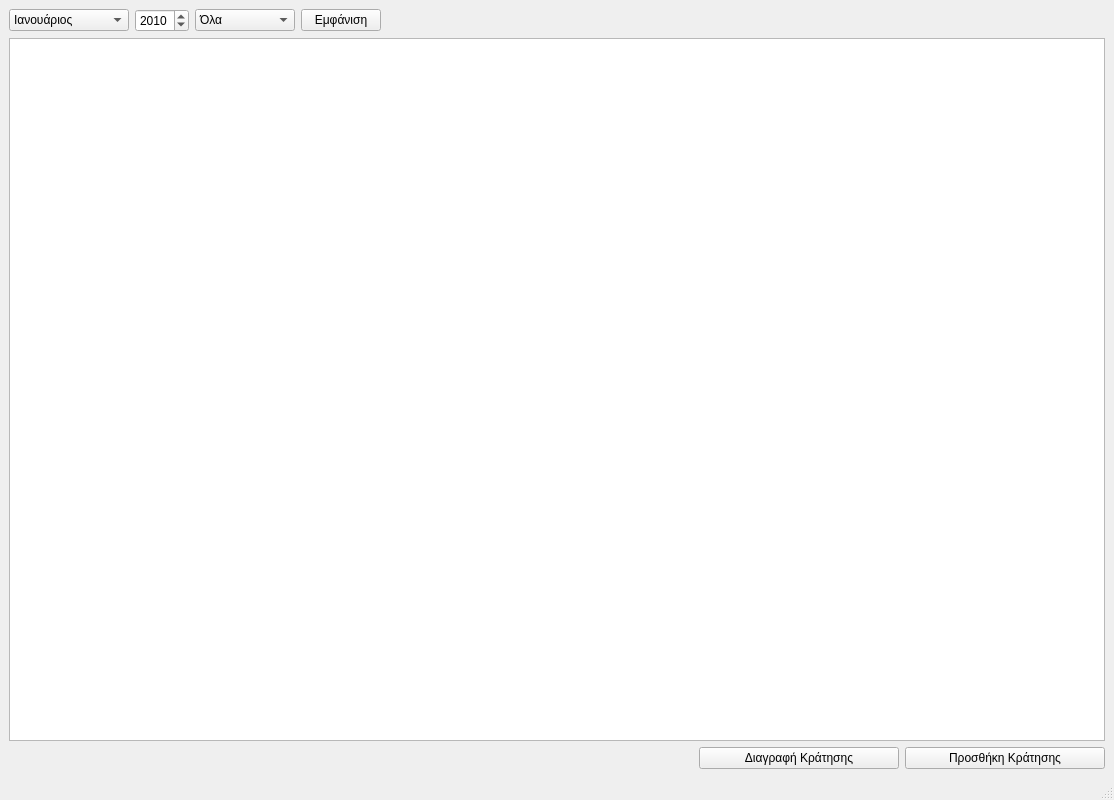
<?xml version="1.0" encoding="UTF-8"?>
<ui version="4.0">
 <class>MainWindow</class>
 <widget class="QMainWindow" name="MainWindow">
  <property name="windowModality">
   <enum>Qt::NonModal</enum>
  </property>
  <property name="geometry">
   <rect>
    <x>0</x>
    <y>0</y>
    <width>1114</width>
    <height>800</height>
   </rect>
  </property>
  <property name="sizePolicy">
   <sizepolicy hsizetype="Preferred" vsizetype="Preferred">
    <horstretch>0</horstretch>
    <verstretch>0</verstretch>
   </sizepolicy>
  </property>
  <property name="cursor">
   <cursorShape>ArrowCursor</cursorShape>
  </property>
  <property name="windowTitle">
   <string>Κρατήσεις</string>
  </property>
  <property name="styleSheet">
   <string notr="true"/>
  </property>
  <widget class="QWidget" name="centralwidget">
   <layout class="QGridLayout" name="gridLayout">
    <item row="0" column="0">
     <widget class="QComboBox" name="monthSelection">
      <property name="sizePolicy">
       <sizepolicy hsizetype="Preferred" vsizetype="Fixed">
        <horstretch>0</horstretch>
        <verstretch>0</verstretch>
       </sizepolicy>
      </property>
      <property name="minimumSize">
       <size>
        <width>120</width>
        <height>0</height>
       </size>
      </property>
      <property name="maxVisibleItems">
       <number>12</number>
      </property>
      <item>
       <property name="text">
        <string>Ιανουάριος</string>
       </property>
      </item>
      <item>
       <property name="text">
        <string>Φεβρουάριος</string>
       </property>
      </item>
      <item>
       <property name="text">
        <string>Μάρτιος</string>
       </property>
      </item>
      <item>
       <property name="text">
        <string>Απρίλιος</string>
       </property>
      </item>
      <item>
       <property name="text">
        <string>Μάιος</string>
       </property>
      </item>
      <item>
       <property name="text">
        <string>Ιούνιος</string>
       </property>
      </item>
      <item>
       <property name="text">
        <string>Ιούλιος</string>
       </property>
      </item>
      <item>
       <property name="text">
        <string>Αύγουστος</string>
       </property>
      </item>
      <item>
       <property name="text">
        <string>Σεπτέμβριος</string>
       </property>
      </item>
      <item>
       <property name="text">
        <string>Οκτώβριος</string>
       </property>
      </item>
      <item>
       <property name="text">
        <string>Νοέμβριος</string>
       </property>
      </item>
      <item>
       <property name="text">
        <string>Δεκέμβριος</string>
       </property>
      </item>
     </widget>
    </item>
    <item row="0" column="1">
     <widget class="QDateEdit" name="yearSelection">
      <property name="sizePolicy">
       <sizepolicy hsizetype="Fixed" vsizetype="Fixed">
        <horstretch>0</horstretch>
        <verstretch>0</verstretch>
       </sizepolicy>
      </property>
      <property name="minimumSize">
       <size>
        <width>50</width>
        <height>0</height>
       </size>
      </property>
      <property name="sizeIncrement">
       <size>
        <width>0</width>
        <height>0</height>
       </size>
      </property>
      <property name="baseSize">
       <size>
        <width>0</width>
        <height>0</height>
       </size>
      </property>
      <property name="currentSection">
       <enum>QDateTimeEdit::YearSection</enum>
      </property>
      <property name="displayFormat">
       <string>yyyy</string>
      </property>
      <property name="calendarPopup">
       <bool>false</bool>
      </property>
      <property name="date">
       <date>
        <year>2010</year>
        <month>1</month>
        <day>1</day>
       </date>
      </property>
     </widget>
    </item>
    <item row="0" column="2">
     <widget class="QComboBox" name="roomTypeSelection">
      <property name="sizePolicy">
       <sizepolicy hsizetype="Fixed" vsizetype="Fixed">
        <horstretch>0</horstretch>
        <verstretch>0</verstretch>
       </sizepolicy>
      </property>
      <property name="minimumSize">
       <size>
        <width>100</width>
        <height>0</height>
       </size>
      </property>
      <property name="baseSize">
       <size>
        <width>0</width>
        <height>0</height>
       </size>
      </property>
      <item>
       <property name="text">
        <string>Όλα</string>
       </property>
      </item>
     </widget>
    </item>
    <item row="0" column="3">
     <widget class="QPushButton" name="showButton">
      <property name="sizePolicy">
       <sizepolicy hsizetype="Fixed" vsizetype="Fixed">
        <horstretch>0</horstretch>
        <verstretch>0</verstretch>
       </sizepolicy>
      </property>
      <property name="toolTip">
       <string>Εμφανίζει τα δεδομένα πελατών για την επιλεγμένη ημερομηνία</string>
      </property>
      <property name="text">
       <string>Εμφάνιση</string>
      </property>
     </widget>
    </item>
    <item row="0" column="4">
     <spacer name="horizontalSpacer">
      <property name="orientation">
       <enum>Qt::Horizontal</enum>
      </property>
      <property name="sizeHint" stdset="0">
       <size>
        <width>40</width>
        <height>20</height>
       </size>
      </property>
     </spacer>
    </item>
    <item row="1" column="0" colspan="7">
     <widget class="QTableWidget" name="tableWidget">
      <property name="sizePolicy">
       <sizepolicy hsizetype="Expanding" vsizetype="Expanding">
        <horstretch>0</horstretch>
        <verstretch>0</verstretch>
       </sizepolicy>
      </property>
      <property name="minimumSize">
       <size>
        <width>1000</width>
        <height>0</height>
       </size>
      </property>
      <property name="toolTip">
       <string/>
      </property>
      <property name="frameShape">
       <enum>QFrame::StyledPanel</enum>
      </property>
      <property name="sizeAdjustPolicy">
       <enum>QAbstractScrollArea::AdjustIgnored</enum>
      </property>
      <property name="editTriggers">
       <set>QAbstractItemView::NoEditTriggers</set>
      </property>
      <property name="selectionMode">
       <enum>QAbstractItemView::NoSelection</enum>
      </property>
      <property name="showGrid">
       <bool>true</bool>
      </property>
      <property name="gridStyle">
       <enum>Qt::SolidLine</enum>
      </property>
      <property name="cornerButtonEnabled">
       <bool>false</bool>
      </property>
      <property name="rowCount">
       <number>0</number>
      </property>
      <property name="columnCount">
       <number>0</number>
      </property>
      <attribute name="horizontalHeaderMinimumSectionSize">
       <number>20</number>
      </attribute>
      <attribute name="horizontalHeaderStretchLastSection">
       <bool>true</bool>
      </attribute>
      <attribute name="verticalHeaderDefaultSectionSize">
       <number>45</number>
      </attribute>
      <attribute name="verticalHeaderStretchLastSection">
       <bool>false</bool>
      </attribute>
     </widget>
    </item>
    <item row="2" column="5">
     <widget class="QPushButton" name="deleteBooking">
      <property name="minimumSize">
       <size>
        <width>200</width>
        <height>0</height>
       </size>
      </property>
      <property name="text">
       <string>Διαγραφή Κράτησης</string>
      </property>
     </widget>
    </item>
    <item row="2" column="6">
     <widget class="QPushButton" name="addBooking">
      <property name="sizePolicy">
       <sizepolicy hsizetype="Minimum" vsizetype="Fixed">
        <horstretch>0</horstretch>
        <verstretch>0</verstretch>
       </sizepolicy>
      </property>
      <property name="minimumSize">
       <size>
        <width>200</width>
        <height>0</height>
       </size>
      </property>
      <property name="sizeIncrement">
       <size>
        <width>500</width>
        <height>0</height>
       </size>
      </property>
      <property name="baseSize">
       <size>
        <width>0</width>
        <height>0</height>
       </size>
      </property>
      <property name="text">
       <string>Προσθήκη Κράτησης</string>
      </property>
     </widget>
    </item>
   </layout>
  </widget>
  <widget class="QMenuBar" name="menubar">
   <property name="geometry">
    <rect>
     <x>0</x>
     <y>0</y>
     <width>1114</width>
     <height>21</height>
    </rect>
   </property>
  </widget>
  <widget class="QStatusBar" name="statusbar"/>
 </widget>
 <resources/>
 <connections/>
</ui>
